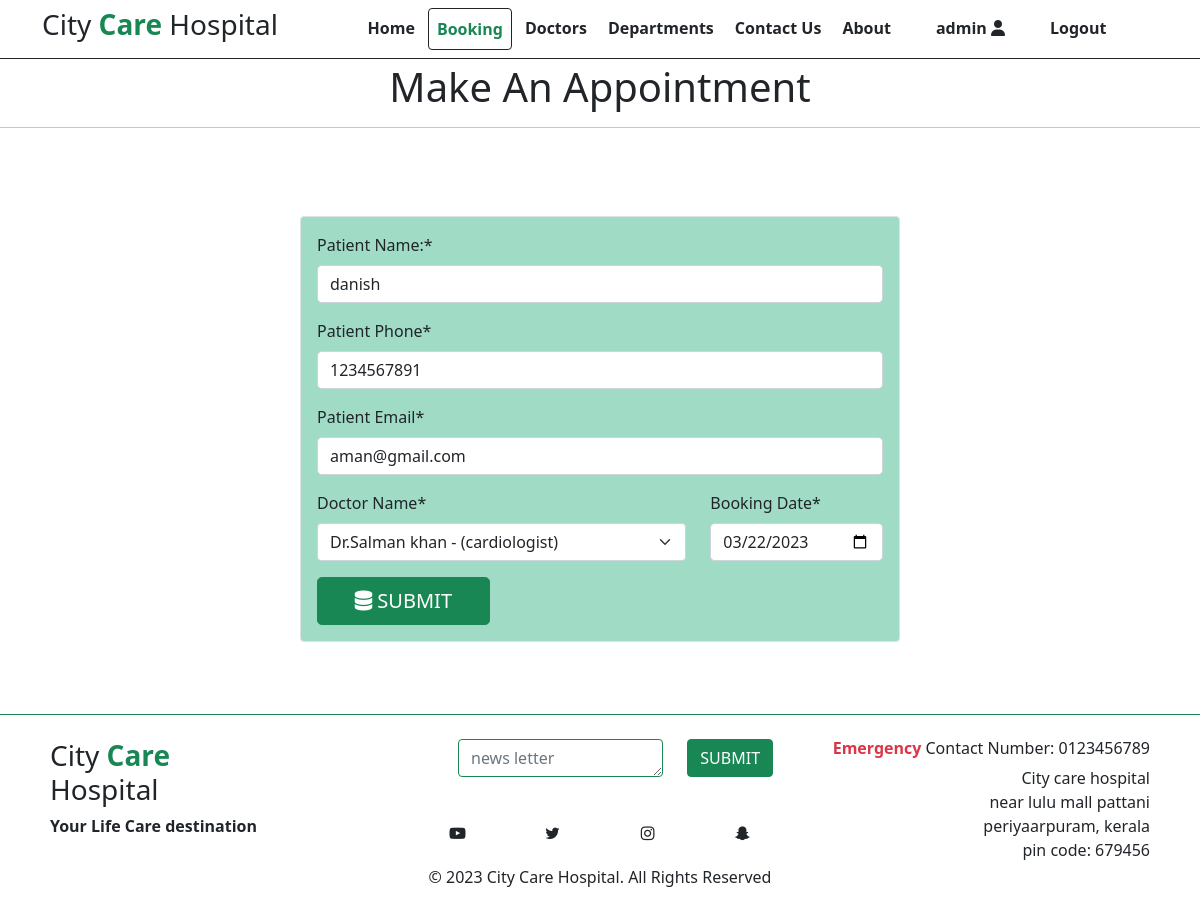
Page /59/ (signed in) on the earlier database version.
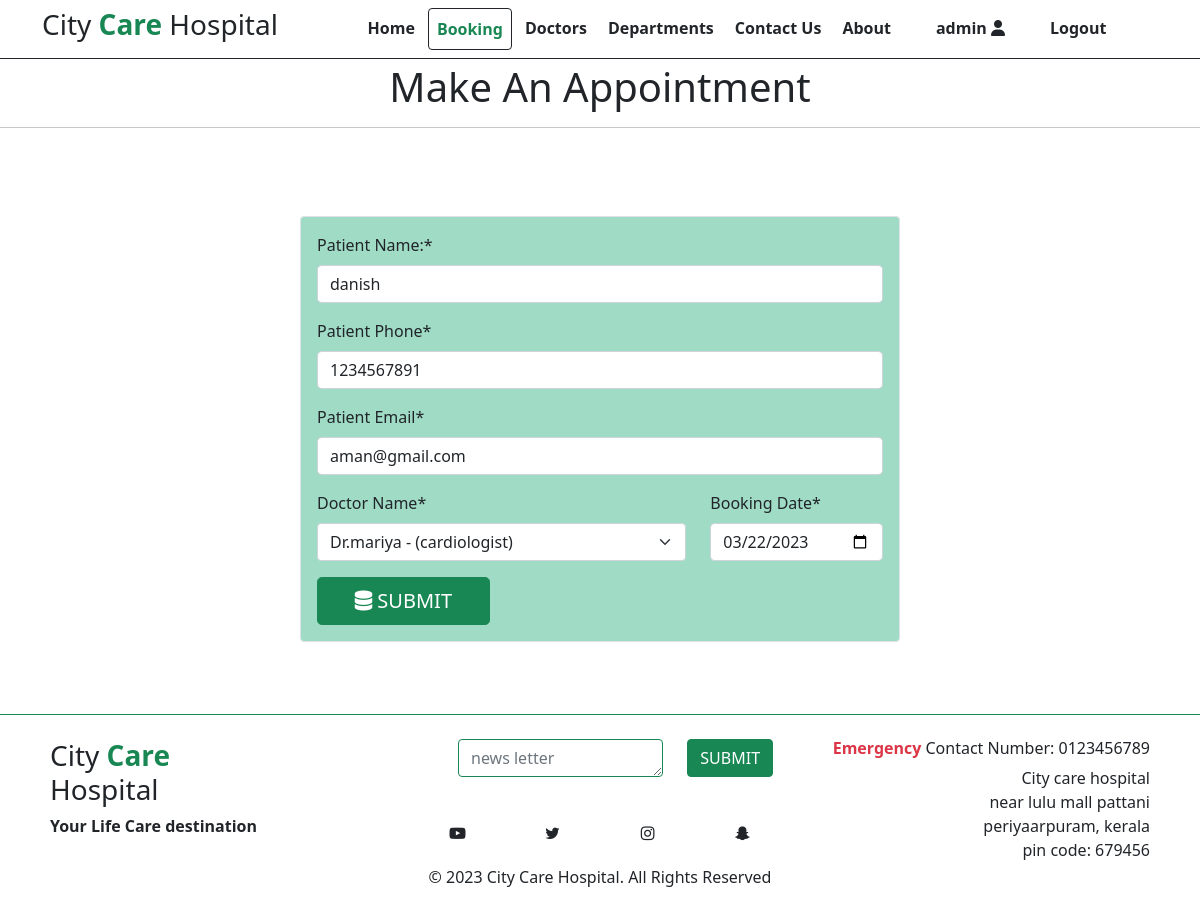
Same page on the later database version.
### Hos_app/models.py (models this page shows)
class Doctors(models.Model):
    doc_name = models.CharField(max_length=255)
    doc_spec = models.CharField(max_length=255)
    dep_name = models.ForeignKey(Departments, on_delete=models.CASCADE)
    doc_image = models.ImageField(upload_to='doctors')
    def __str__(self):
        return 'Dr.' + self.doc_name + ' - (' + self.doc_spec + ')'

### Hos_app/views.py (the view, shortened to what this page needs)
# urls.py: path('<int:id>/', views.booking, name='booking_update'),
@login_required
def booking(request,id=0):
    if request.method == "GET":
        if id == 0:
            form = BookingForm()
        else:
            booking = Booking.objects.get(pk=id)
            form = BookingForm(instance=booking)
        return render(request,"booking.html", {'form':form})

### Hos_app/forms.py
class BookingForm(forms.ModelForm):
    class Meta:
        model = Booking
        fields = '__all__'
        widgets = {
            'Booking_date':DateInput()
        }
        labels = {
            'p_name':'Patient Name:',
            'p_phone':'Patient Phone',
            'p_email':'Patient Email',
            'doc_name':'Doctor Name',
            'Booking_date':'Booking Date',
        }

### templates/booking.html (shortened to what this page needs)
{% extends 'base.html' %}
{% load crispy_forms_tags %}
{% block nav2 %}
<li class="nav-item">
  <a class="nav-link p-2 mb-0 bg-white text-success active border border-dark rounded" href="{% url 'booking' %}">Booking</a>
</li>
{% endblock nav2 %}
{% block content %}
  <h1 class="text-center m-1">Make An Appointment</h1>
  <hr>
<br>
  <br>
  <br>
<div class="container w-50 p-3 my-20 border rounded mb-4" style="background-color:hsl(158, 45%, 74%);">
  <form action="" method="POST" autocomplete="off" class="fw-semibold">
    {{form.p_name|as_crispy_field}}
    {{form.p_phone|as_crispy_field}}
    {{form.p_email|as_crispy_field}}
        <div class="row">
            <div class="col-md-8">
                {{form.doc_name|as_crispy_field}}
            </div>
            <div class="col-md-4">
                {{form.Booking_date|as_crispy_field}}
            </div>
        </div>
        <div class="row">
            <div class="col-md-4">
                <button type="submit" class="btn btn-success btn-lg col-md-12  d-md-block"><i class="fa-solid fa-database"></i> SUBMIT</button>
            </div>
        </div>
  </form>
</div>
<br>
<br>
{% endblock content %}

Differences in the rows shown:
changed Doctors: doc_name "Dr.Salman khan - (cardiologist)" → "Dr.mariya - (cardiologist)"
